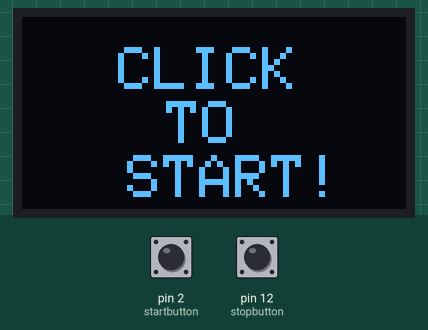
Recording of a sketch running on a simulated Arduino Uno, built with avr-gcc and run on an emulated ATmega328P. On the bench: 128×64 one-colour display. The inputs (shaded band) are chosen by the test bench; at power-on: pin 2 (startbutton) HIGH, pin 12 (stopbutton) HIGH. What the sketch prints to the serial monitor is not drawn.

Above: at 1.2 s.
1.3 s: pin 2 (startbutton) pulled LOW for 0.15 s
At 1.5 s:
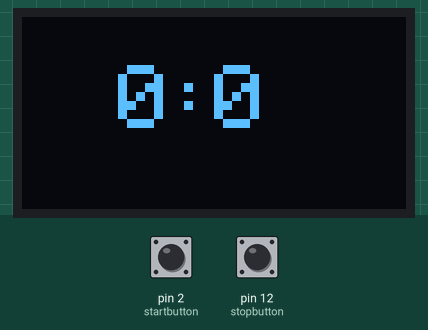
2.0 s: pin 12 (stopbutton) pulled LOW for 0.15 s
At 2.5 s:
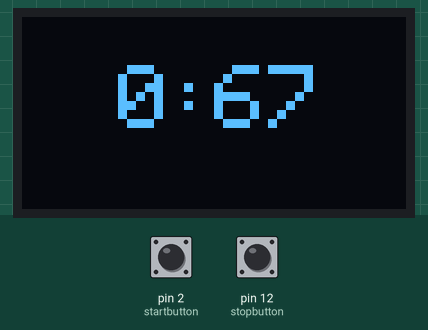
3.6 s: pin 2 (startbutton) pulled LOW for 1 s
At 3.79 s:
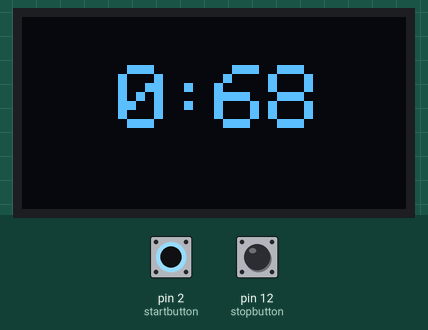
5.2 s: pin 12 (stopbutton) pulled LOW for 1 s
At 5.7 s:
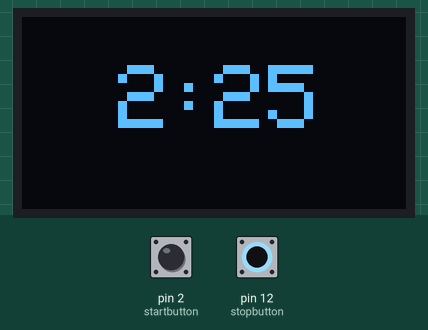
Timing chart, 0 to 8.2 s (numbered marks = the images above; inputs shaded):
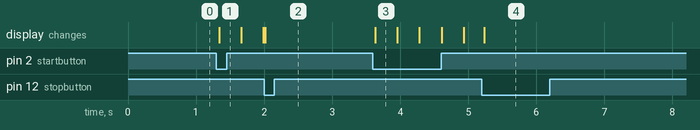

The sketch:

stopwatch_oled.ino
```cpp
#include <Wire.h>
#include <Adafruit_GFX.h>
#include <Adafruit_SSD1306.h>
#define width 128
#define height 64
Adafruit_SSD1306 dipoled(width,height,&Wire,-1); //Object of the OLED
int startbutton=2;
int stopbutton=12;
bool notpress=true;
unsigned long clicktime;
unsigned long start;
unsigned long current_time=0;
int i=0;
int check=0;
bool press_check=true;


void setup() {
  pinMode(startbutton,INPUT_PULLUP);
  pinMode (stopbutton,INPUT_PULLUP);
  dipoled.begin(SSD1306_SWITCHCAPVCC,0x3C);
  Serial.begin(9600);

}

void loop() {
  //This is the starting screen
  if(check<1)
  {
    dipoled.clearDisplay();
   dipoled.setTextColor(WHITE);
   dipoled.setTextSize(2);
   dipoled.setCursor(32,10);
   dipoled.println("CLICK");
   dipoled.setCursor(48,28);
   dipoled.println("TO");
   dipoled.setCursor(35,46);
   dipoled.println("START!");
   dipoled.display();
  }
  if(!(digitalRead(startbutton)) && notpress)   //Start button
  {
    notpress=!(notpress);     //Used this to avoid button hold problem.
    check=check+1;            //Removes the "CLICK TO START!" Screen.
    clicktime=millis();       //Stores the time at which start button is clicked
  }
  Serial.println(notpress);
  if(!(digitalRead(stopbutton)) && press_check)  // Stop/Pause button
  {
    Serial.println("Clicked");
    notpress=!(notpress);
    current_time=start;              /*This stores the time at which timer is paused, so when
                                      it get restarted again the timer get started at the exact
                                      time where it was paused.*/
    press_check=!(press_check);
  }
  //This part shows the actual timer
  if(!(notpress))
  {
    press_check=!(press_check);
    start=millis()-(clicktime-current_time);   //Calculates the time passed after the button click
    dipoled.clearDisplay();
    dipoled.setTextColor(WHITE);
     if(i<10){
       dipoled.setCursor(32,16);
     }
     else dipoled.setCursor(18,16);
    dipoled.setTextSize(3);
     if(millis()-(clicktime-current_time)>=1000){
       i++;
       clicktime=clicktime+1000;
    }
    dipoled.println(i);
    dipoled.setCursor(48,16);
    dipoled.println(":");
    dipoled.setCursor(64,16);
    dipoled.println(start/10);
    dipoled.display();

  }

}
```

Measured:
- after the input at 1.3 s, the display: changes at once (image 1)
- after the input at 3.6 s, the display: changes at once (image 3)
